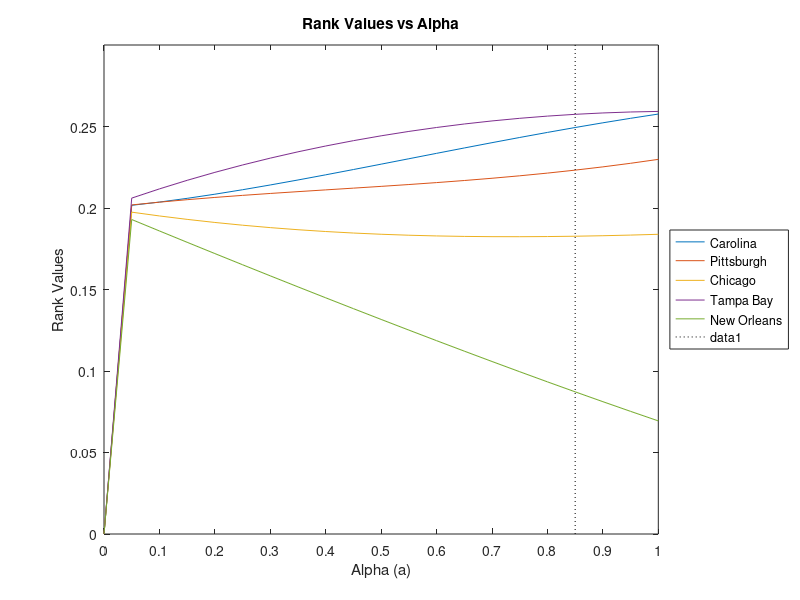

This chart was generated by the following MATLAB code:
%NFL_alpha.m
%Rank Values vs Alpha
%based on 2005 NFL regular season
%Written by Kenny Nakazawa


a = 0:0.05:1;
TeamRank = zeros(length(a),5)';

for j = 1:length(a)
    
N=5;

teams = {'Carolina', 'Pittsburgh', 'Chicago', 'Tampa Bay', 'New Orleans'};
H = [0 0 10/33 20/33 3/33;0 0 0 0 0; 0 1 0 0 0;10/13 0 3/13 0 0; 3/17 0 0 14/17 0];

%Initial ranking, equal importance to all
z0=zeros(N,1)';
for i=1:N
    z0(i)=1/N;
end
z0;

%Make H stochastic, all entries in a row are non-negative
%and add to 1. Row of all 0s indicates an undefeated season.
S=H;
for i=1:length(S)
    if S(i,:) == zeros(length(S),1)'
        S(i,:) = ones(length(S),1)'*1./length(S);
    end
end

S;

%Make S irreducible and create google matrix G
v = [1/5 1/5 1/5 1/5 1/5]; %Personalization vector
e = ones(length(v),1);
E = e*v;

 %"a" is the significance of the hyperlink structure of the 
%internet (represented by the matrix S) in the ranking process

G = a(j)*S + (1-a(j))*E; %make G stochastic and irreducible

%Use Perron-Frobenius Theorem to solve lim (k-->inf) z0*G^k
%(G')^k*z0 = dominant eigenvalue^k * c(1) * corresponding eigenvector 
%Recall z0 = v*c (z0 = c(1)v1 + c(2)v2+...+c(n)vn
%By PFT, the dominant eigenvector is 1.
%so (G')^k*z0 = c(1) * v1
[v l] = eig(G');
c = v\z0';
pi = c(1)*v(:,1);



a(j);
teams=teams';
TeamRankValues = abs(pi);
TeamRank(:,j)=TeamRankValues';

end

teams
a
TeamRank

figure
plot(a,TeamRank(1,:),a,TeamRank(2,:),a, TeamRank(3,:), a, TeamRank(4,:), a, TeamRank(5,:))
title('Rank Values vs Alpha')
xlabel('Alpha (a)')
ylabel('Rank Values')
legend(teams)
legend('Location','eastoutside') 
line([a(18) a(18)],[0 0.3], 'Color','k', 'LineStyle',':');
set(gca,'YLim',[0 0.3], 'XTick',0:0.1:1)

